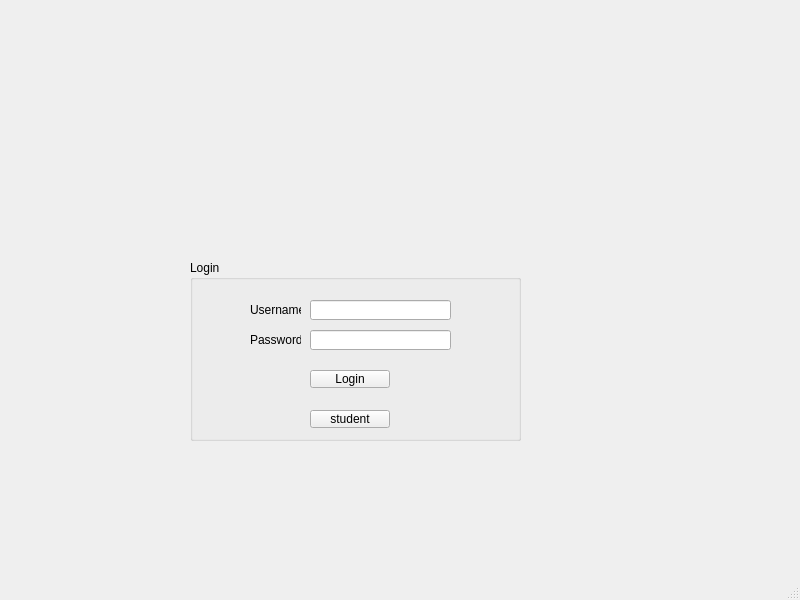
<?xml version="1.0" encoding="UTF-8"?>
<ui version="4.0">
 <class>Login</class>
 <widget class="QMainWindow" name="Login">
  <property name="geometry">
   <rect>
    <x>0</x>
    <y>0</y>
    <width>800</width>
    <height>600</height>
   </rect>
  </property>
  <property name="windowTitle">
   <string>Login</string>
  </property>
  <widget class="QWidget" name="centralwidget">
   <widget class="QGroupBox" name="groupBox">
    <property name="geometry">
     <rect>
      <x>190</x>
      <y>260</y>
      <width>331</width>
      <height>181</height>
     </rect>
    </property>
    <property name="title">
     <string>Login</string>
    </property>
    <widget class="QLabel" name="label">
     <property name="geometry">
      <rect>
       <x>60</x>
       <y>40</y>
       <width>51</width>
       <height>20</height>
      </rect>
     </property>
     <property name="text">
      <string>Username</string>
     </property>
    </widget>
    <widget class="QLabel" name="label_2">
     <property name="geometry">
      <rect>
       <x>60</x>
       <y>70</y>
       <width>51</width>
       <height>20</height>
      </rect>
     </property>
     <property name="text">
      <string>Password</string>
     </property>
    </widget>
    <widget class="QLineEdit" name="theName">
     <property name="geometry">
      <rect>
       <x>120</x>
       <y>40</y>
       <width>141</width>
       <height>20</height>
      </rect>
     </property>
    </widget>
    <widget class="QLineEdit" name="thePassword">
     <property name="geometry">
      <rect>
       <x>120</x>
       <y>70</y>
       <width>141</width>
       <height>20</height>
      </rect>
     </property>
    </widget>
    <widget class="QPushButton" name="Login_2">
     <property name="geometry">
      <rect>
       <x>120</x>
       <y>110</y>
       <width>80</width>
       <height>18</height>
      </rect>
     </property>
     <property name="text">
      <string>Login</string>
     </property>
    </widget>
    <widget class="QPushButton" name="Student">
     <property name="geometry">
      <rect>
       <x>120</x>
       <y>150</y>
       <width>80</width>
       <height>18</height>
      </rect>
     </property>
     <property name="text">
      <string>student</string>
     </property>
    </widget>
   </widget>
  </widget>
  <widget class="QMenuBar" name="menubar">
   <property name="geometry">
    <rect>
     <x>0</x>
     <y>0</y>
     <width>800</width>
     <height>17</height>
    </rect>
   </property>
  </widget>
  <widget class="QStatusBar" name="statusbar"/>
 </widget>
 <resources/>
 <connections/>
</ui>
